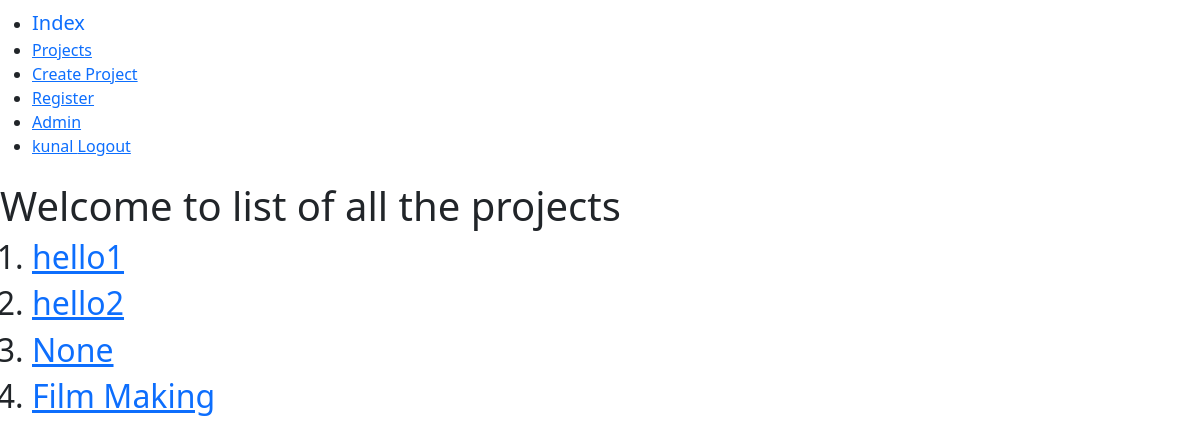
/jobfair_app/project_list/ (signed in), run on the app's committed database.
### jobfair_app/models.py (models this page shows, shortened)
class Project(models.Model):
    name = models.CharField(max_length = 256)
    description = models.TextField(
        default = ' ',
        max_length=500,
    )
    stipend = models.IntegerField(
        default = 0,
     )
    upvote = models.IntegerField(
        default = 0,
    )
    downvote = models.IntegerField(
        default = 0,
    )
    skills = models.TextField(
    default = '',
    max_length = 500
    )

### jobfair_app/views.py (the view)
# urls.py: path('project_list/',views.ProjectListView.as_view(), name = 'project_list'),
class ProjectListView(ListView):
    model = models.Project
    context_object_name = 'project_list'
    template_name = 'project_list.html'

### jobfair_app/templates/project_list.html
{% extends "base.html" %}
{% block body_block %}
  <h1>Welcome to list of all the projects</h1>
  <ol>
    {% for project in project_list %}
      <h2> <li> <a href="{{project.id}}">{{project.name}}</a></li> </h2>
    {% endfor %}
  </ol>
{% endblock %}

### jobfair_app/templates/base.html (shortened to what this page needs)
<!DOCTYPE html>
<html lang="en" dir="ltr">
  <head>
<link href="https://cdn.jsdelivr.net/npm/bootstrap@5.0.0-beta3/dist/css/bootstrap.min.css" rel="stylesheet">
  </head>
  <body>
    <nav class = "navbar navbar-default navbar-static-top">
      <ul>
        <li> <a class = "navbar-brand" href="{% url 'jobfair_app:index' %}">Index</a> </li>
        <li> <a class = "navbar-link" href="{% url 'jobfair_app:project_list' %}">Projects</a> </li>
        <li> <a class = "navbar-link" href="{% url 'jobfair_app:project_create' %}">Create Project</a> </li>
        <li> <a class = "navbar-link" href="{% url 'jobfair_app:register' %}">Register</a> </li>
        <li> <a class = "navbar-link" href="{% url 'admin:index' %}">Admin</a> </li>
        {% if user.is_authenticated %}
          <li> <a href="{% url 'jobfair_app:logout' %}">{{user.username}} Logout</a> </li>
        {% else %}
          <li> <a href="{% url 'jobfair_app:user_login' %}">Login</a> </li>
        {% endif %}
      </ul>
    </nav>
      {% block body_block %}
      {% endblock %}
  </body>
</html>

### data on the page
Project: name "hello1"
Project: name "hello2"
Project: name "None"
Project: name "Film Making"

### other printed values
{{ user.username }} "kunal"
